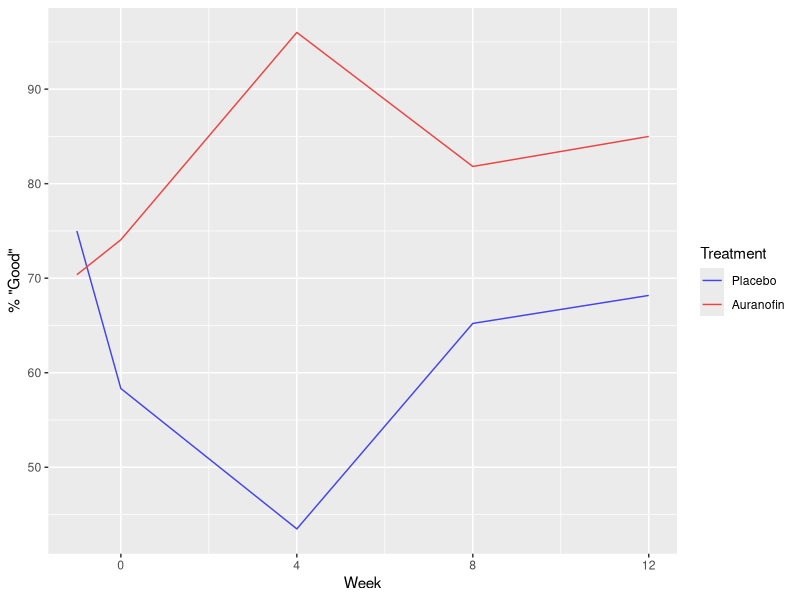
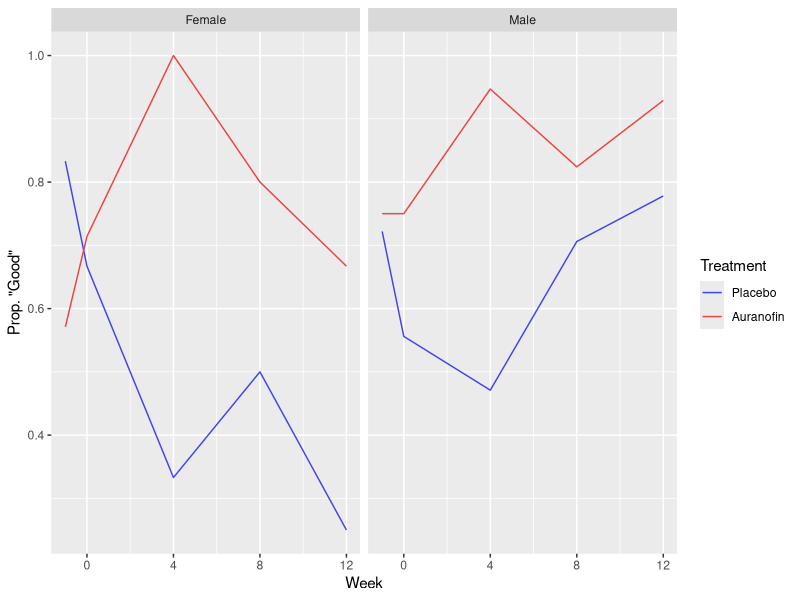

R code for these plots, in order:
## ---- chunk 1
knitr::opts_chunk$set(echo = FALSE, dev = "pdf")
library("dplyr")
library("tidyr")
library("ggplot2")
library("gee")
library("geepack")
library("lme4")
## ---- chunk 2
# Read data from file
arthritis.data <- read.delim(file = "data/arthritis.txt", 
                             header = FALSE,
                             sep = " ", 
                             na.strings = ".")
# Assign column names
colnames(arthritis.data) <- c("id", "sex", "age", "treatment", "r.n1", "r.0", "r.4", "r.8", "r.12")

# Re-level treatment so placebo is default
arthritis.data$treatment <- factor(arthritis.data$treatment, levels = c("P", "A"))

# Tranform to long format
arthritis.long <- gather(data = arthritis.data, 
                         key = "week.cat", 
                         value = "status",
                         -id, -sex, -age, -treatment)

# Add numeric week column
arthritis.long$week <- NA
arthritis.long$week[arthritis.long$week.cat == "r.n1"] <- -1
arthritis.long$week[arthritis.long$week.cat == "r.0"] <- 0
arthritis.long$week[arthritis.long$week.cat == "r.4"] <- 4
arthritis.long$week[arthritis.long$week.cat == "r.8"] <- 8
arthritis.long$week[arthritis.long$week.cat == "r.12"] <- 12
## ---- chunk 3
arthritis.table <- arthritis.long %>%
  group_by(treatment, week) %>%
  summarise(count = sum(!is.na(status)),
            num.good = sum(status == 1, na.rm = TRUE))
arthritis.table$perc.good <- 100 * (round(arthritis.table$num.good / arthritis.table$count, 4))
## ---- chunk 4
status.plot <- ggplot(data = arthritis.table, mapping = aes(x = week, y = perc.good, group = treatment, color = treatment)) +
  geom_line() +
  ylab(label = "% \"Good\"") +
  xlab(label = "Week") +
  scale_color_manual(name = "Treatment", values = c("#4444EC", "#EC4444"), labels = c("Placebo", "Auranofin"))
print(status.plot)
## ---- chunk 5
by.sex.table <- arthritis.long %>%
  group_by(treatment, week, sex) %>%
  summarize(count = sum(!is.na(status)),
            num.good = sum(status == 1, na.rm = TRUE))
by.sex.table$prop.good <- round((by.sex.table$num.good / by.sex.table$count), 3)

sex.names <- c(F = "Female", M = "Male")
status.by.sex.plot <- ggplot(data = by.sex.table, 
                             mapping = aes(x = week, 
                                           y = prop.good, 
                                           group = treatment, 
                                           color = treatment)) +
  geom_line() +
  facet_grid(. ~ sex, labeller = labeller(sex = sex.names)) +
  ylab(label = "Prop. \"Good\"") +
  xlab(label = "Week") +
  scale_color_manual(name = "Treatment", 
                     values = c("#4444EC", "#EC4444"), 
                     labels = c("Placebo", "Auranofin"))
print(status.by.sex.plot)
## ---- chunk 6
# Setup variables for GEE
# Using time instead of T, because T is reserved (TRUE)
arthritis.long$time <- arthritis.long$week
arthritis.long$time[arthritis.long$time %in% c(-1, 0)] <- 99
arthritis.long$time <- factor(arthritis.long$time, levels = c(99, 4, 8, 12))

arthritis.long$X <- 0
arthritis.long$X[arthritis.long$treatment == "A"] <- 1
arthritis.long$X <- factor(arthritis.long$X, levels = c(0, 1))
## ---- chunk 7
dropouts <- colSums(apply(X = arthritis.data[, 5:9], MARGIN = 2, FUN = is.na))
## ---- chunk 8
arthritis.gee <- gee(status ~ time + time:X,
                     id = id,
                     data = arthritis.long,
                     family = binomial,
                     corstr = "unstructured")
arthritis.gee.summary <- summary(arthritis.gee)
arthritis.gee.coef <- coef(arthritis.gee.summary)
## ---- chunk 9
print(arthritis.gee.coef)
## ---- chunk 10
# Read data
skin.data <- read.delim(file = "data/skin.txt", sep = " ", header = FALSE)

# Trim first & last columns (created by whitespace)
skin.data <- skin.data[, -c(1, ncol(skin.data))]

# Identify columns
colnames(skin.data) <- c("id", "center", "age", "skin", "gender", "prior.count", "new.count", "treatment", "year")

# Drop data from center != 1
skin.data <- skin.data[skin.data$center == 1, ]

# Set factors as needed
factor.cols <- c("id", "center", "skin", "gender", "treatment")
for (c in factor.cols) {
  skin.data[, c] <- factor(skin.data[, c])
}
## ---- chunk 11
skin.gee <- gee(new.count ~ year,
                id = id,
                data = skin.data,
                family = poisson,
                corstr = "exchangeable")
skin.gee.summary <- summary(skin.gee)
skin.gee.coef <- coef(skin.gee.summary)
## ---- chunk 12

# Use nAGQ > 1 for better accuracy
skin.glmer <- glmer(new.count ~ 1 + year + (1 | id),
                    data = skin.data,
                    nAGQ = 1, # 1 point evaluated = Laplace approximation
                    family = poisson(link = "log"))
skin.glm.summary <- summary(skin.glmer)
skin.glm.coef <- coef(skin.glm.summary)
